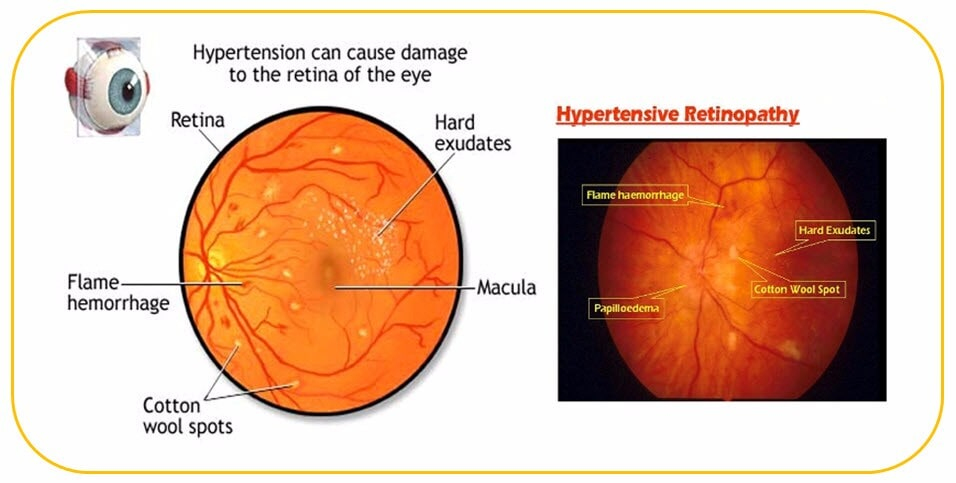
#> input picture HR_about_images/hr1.jpg, 956 x 483 px
$ python -i seg_new.py   (imports and definitions only)
#> lines starting #> are read from the running program, lines starting #| are printed output that depends on the picture; after the words box and inside, x2 and y2 are one past the last pixel; in counts of white or black regions, pixels touching at a corner belong together
import cv2
import numpy as np
import os

def segment_retina(image_path, output_dir='temp/', kernel_size=(30, 30), gamma=1, cutoff=0.5, lower_threshold=100, upper_threshold=200):
    """
    Segment retinal images using a combination of preprocessing steps.

    Args:
    - image_path: Path to the retinal color image
    - output_dir: Directory to save the segmented images
    - kernel_size: Size of the structuring element for morphological operations
    - gamma: Parameter for homomorphic filtering
    - cutoff: Cutoff frequency for homomorphic filtering
    - lower_threshold: Lower threshold value for binarization
    - upper_threshold: Upper threshold value for binarization

    Returns:
    - Segmented binary image
    """
#> called with image_path = 'HR_about_images/hr1.jpg', output_dir = 'temp/', kernel_size = (30, 30), gamma = 1, cutoff = 0.5, lower_threshold = 100, upper_threshold = 200
    # Create output directory if it doesn't exist
    os.makedirs(output_dir, exist_ok=True)

    # Read the color image
    color_img = cv2.imread(image_path)
#> color_img is the input picture: shape (483, 956, 3); mean B, G, R 167.1, 187.3, 221.8
    if color_img is None:
        print(f"Error: Unable to read image from '{image_path}'")
        return None

    # Save the original color image
    original_output_path = os.path.join(output_dir, 'original_image.png')
    cv2.imwrite(original_output_path, color_img)

    # Convert color image to grayscale
    gray_img = cv2.cvtColor(color_img, cv2.COLOR_BGR2GRAY)
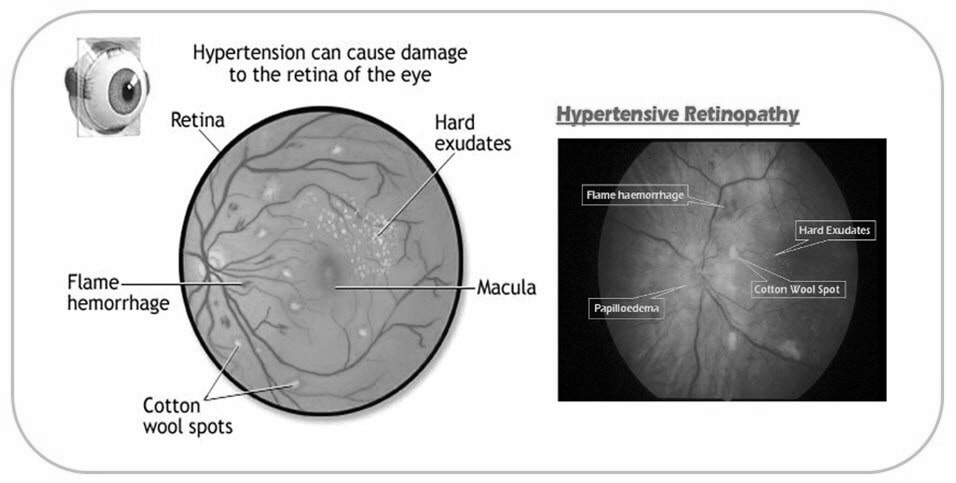
#> gray_img: shape (483, 956); min 0, max 255, mean 195.3

    # Save the grayscale image
    grayscale_output_path = os.path.join(output_dir, 'grayscale_image.png')
    cv2.imwrite(grayscale_output_path, gray_img)

    # Define structuring element for morphological operations
    kernel = cv2.getStructuringElement(cv2.MORPH_RECT, kernel_size)

    # Perform bottom hat transform to remove uneven illumination
    bottom_hat_img = cv2.morphologyEx(gray_img, cv2.MORPH_BLACKHAT, kernel)
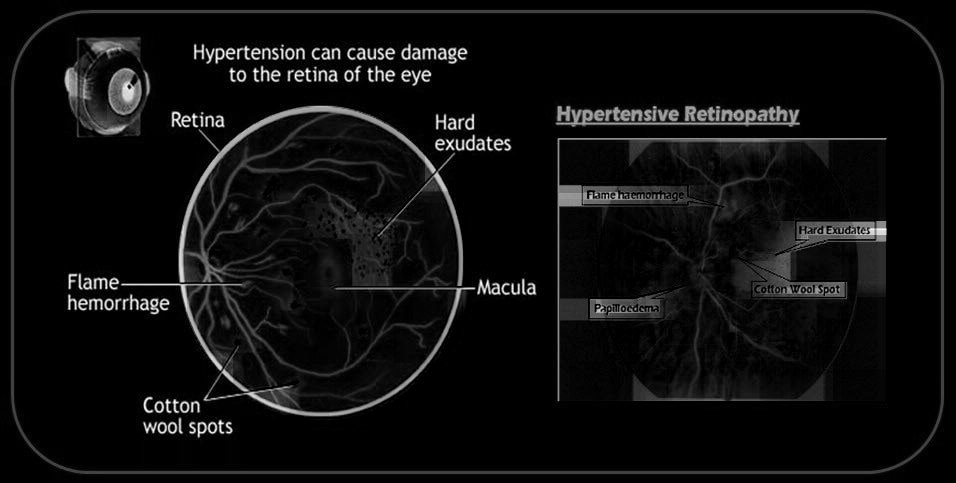
#> bottom_hat_img: shape (483, 956); min 0, max 253, mean 13.8
    bottom_hat_output_path = os.path.join(output_dir, 'bottom_hat_image.png')
    cv2.imwrite(bottom_hat_output_path, bottom_hat_img)

    # Perform top hat transform to enhance contrast
    top_hat_img = cv2.morphologyEx(gray_img, cv2.MORPH_TOPHAT, kernel)
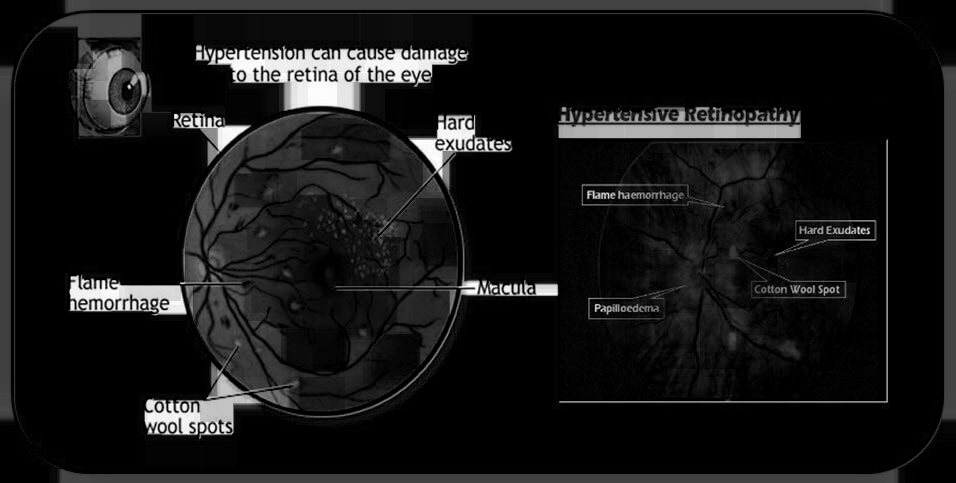
#> top_hat_img: shape (483, 956); min 0, max 254, mean 23.4
    top_hat_output_path = os.path.join(output_dir, 'top_hat_image.png')
    cv2.imwrite(top_hat_output_path, top_hat_img)

    # Calculate the difference between top hat and bottom hat images
    uneven_removed_img = top_hat_img - bottom_hat_img
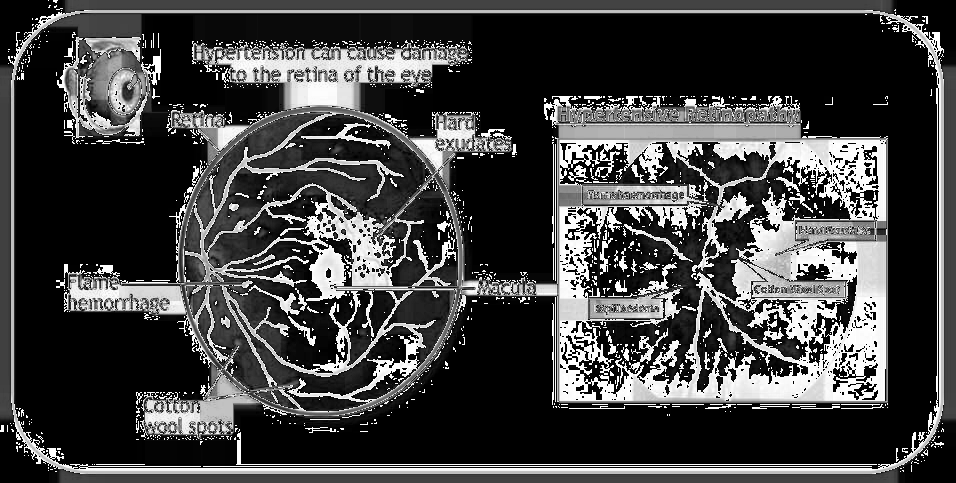
#> uneven_removed_img: shape (483, 956); min 0, max 255, mean 66.5
    uneven_removed_output_path = os.path.join(output_dir, 'uneven_removed_image.png')
    cv2.imwrite(uneven_removed_output_path, uneven_removed_img)

    # Perform homomorphic filtering to remove uneven illumination
    rows, cols = uneven_removed_img.shape
#> rows = 483; cols = 956
    img_float = np.float32(uneven_removed_img)
    img_log = np.log1p(img_float)
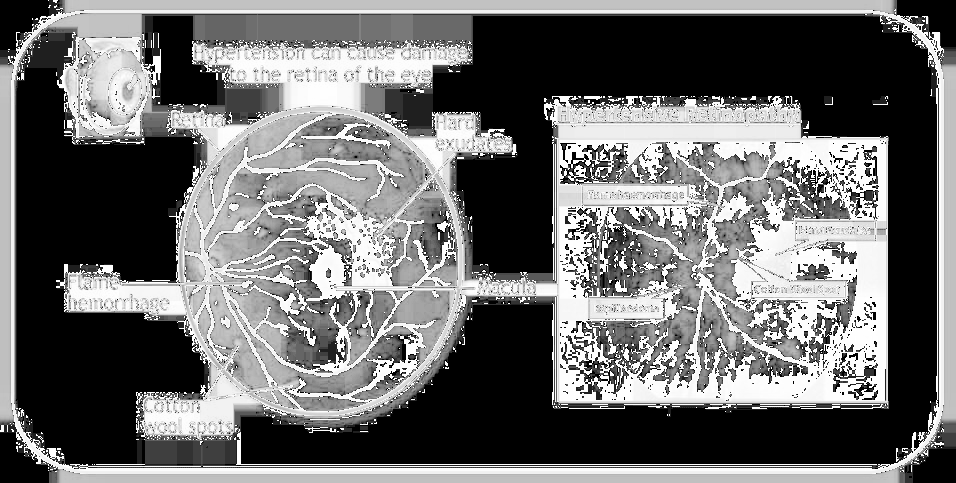
#> img_log: shape (483, 956) float32; min 0, max 5.55, mean 2.39; drawn with min black and max white
    img_fft = np.fft.fft2(img_log)
    u, v = np.meshgrid(np.arange(cols), np.arange(rows))
    center_u, center_v = cols // 2, rows // 2
#> center_u = 478; center_v = 241
    d_uv = np.sqrt((u - center_u) ** 2 + (v - center_v) ** 2)
    h_uv = (gamma - 1) * (1 - np.exp(-cutoff * (d_uv ** 2))) + 1
    filtered_fft = h_uv * img_fft
    img_filtered_log = np.real(np.fft.ifft2(filtered_fft))
    img_filtered = np.exp(img_filtered_log) - 1
    homomorphic_img = np.uint8(img_filtered)

    homomorphic_output_path = os.path.join(output_dir, 'homomorphic_image.png')
    cv2.imwrite(homomorphic_output_path, homomorphic_img)

    # Perform double threshold segmentation
    _, segmented_img = cv2.threshold(homomorphic_img, lower_threshold, 255, cv2.THRESH_BINARY)
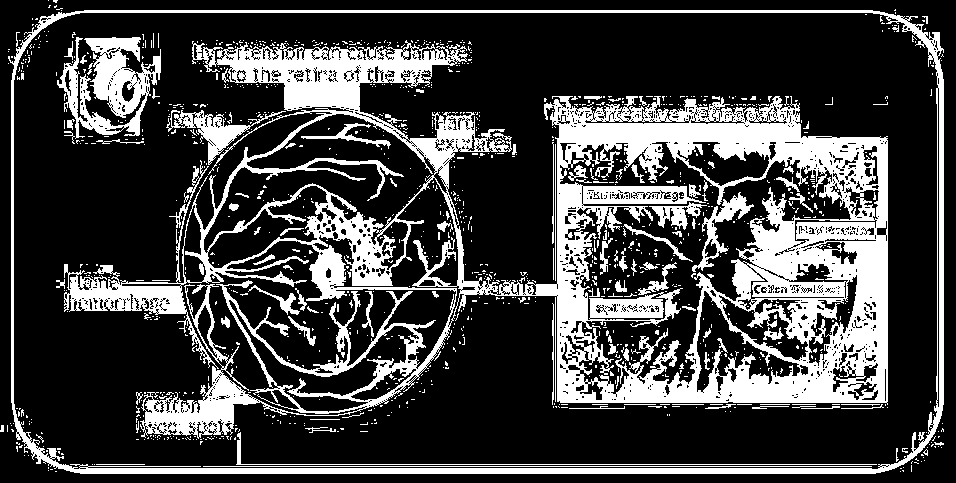
#> segmented_img: shape (483, 956); 26% white; 1184 white regions (1075 under 20 px), largest, box (x1, y1, x2, y2) and area: (64, 40, 888, 439) 87617, (8, 10, 944, 474) 13063, (57, 37, 161, 139) 4892
    _, segmented_img = cv2.threshold(segmented_img, upper_threshold, 255, cv2.THRESH_BINARY_INV)

    segmented_output_path = os.path.join(output_dir, 'segmented_image.png')
    cv2.imwrite(segmented_output_path, segmented_img)

    return segmented_img

>>> result = segment_retina('HR_about_images/hr1.jpg')

$ run again, on HR_about_images/hr2.jpg
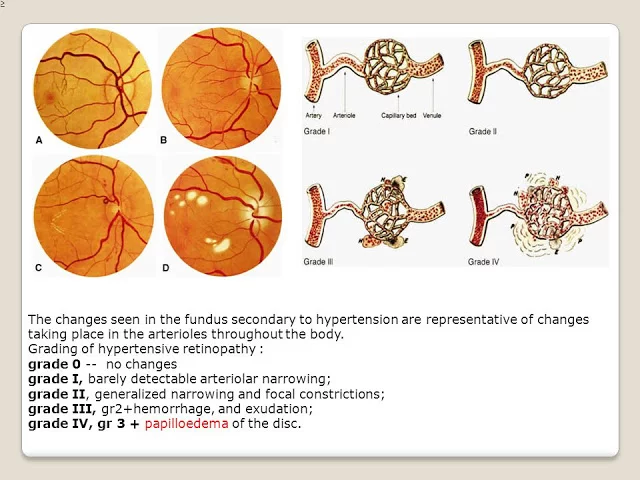
#> input picture HR_about_images/hr2.jpg, 640 x 480 px
#> in segment_retina, color_img is the input picture: shape (480, 640, 3); mean B, G, R 199.1, 215.4, 232.3
#> in segment_retina, `top_hat_img = cv2.morphologyEx(gray_img, cv2.MORPH_TOPHAT, kernel)`:
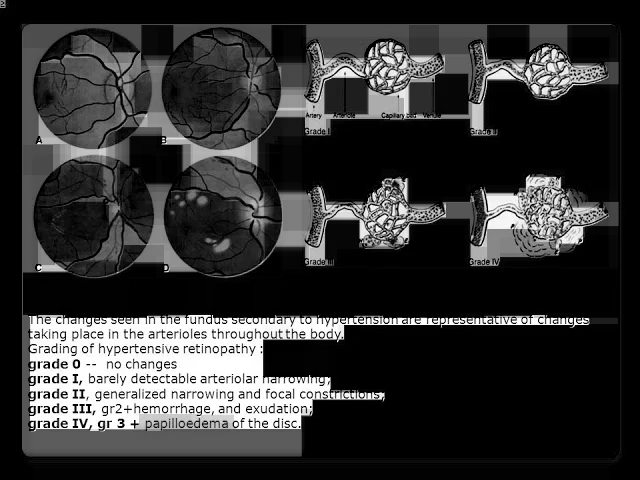
#> top_hat_img: shape (480, 640); min 0, max 255, mean 52
#> in segment_retina, `_, segmented_img = cv2.threshold(homomorphic_img, lower_threshold, 255..`:
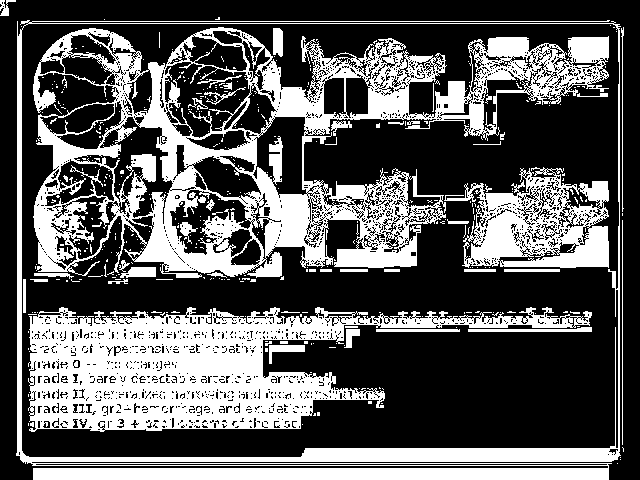
#> segmented_img: shape (480, 640); 35.5% white; 430 white regions (383 under 20 px), largest, box (x1, y1, x2, y2) and area: (33, 27, 609, 278) 45426, (28, 307, 592, 432) 30993, (16, 20, 621, 480) 18290
